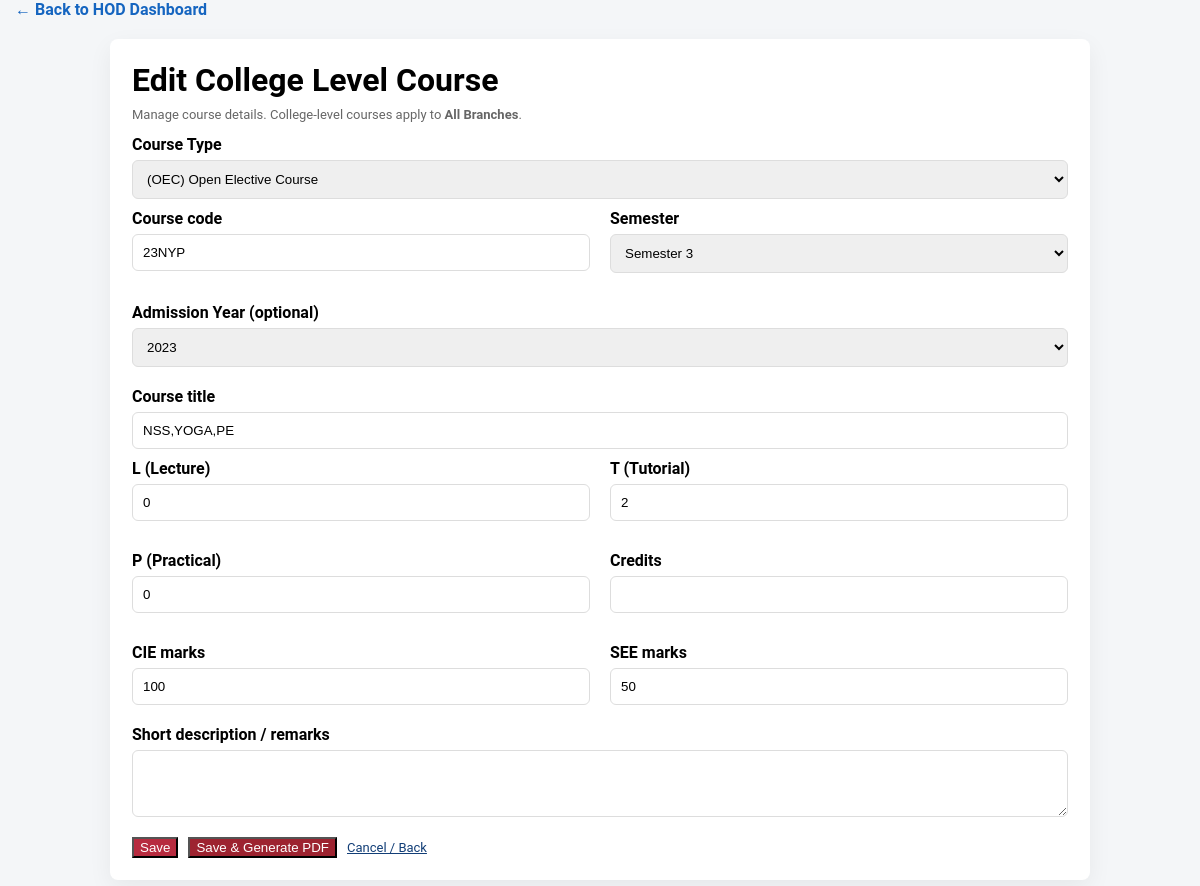
Screenshot of /academics/dean/course/14/edit/ (signed in) with the database file from the repository.
### academics/models.py (models this page shows, shortened)
class CollegeLevelCourse(models.Model):
    department = models.CharField(max_length=100, default="All Branches")
    course_category = models.CharField(max_length=100)
    course_code = models.CharField(max_length=50)
    course_title = models.CharField(max_length=200)
    semester = models.PositiveSmallIntegerField(
        null=True,
        blank=True,
        help_text="Semester number (1-8). Optional."
    )
    admission_year = models.CharField(max_length=8, null=True, blank=True, help_text="Admission year (e.g. 2025). Optional.")
    teaching_hours_L = models.IntegerField(default=0)
    teaching_hours_T = models.IntegerField(default=0)
    teaching_hours_P = models.IntegerField(default=0)
    cie_marks = models.IntegerField(default=50)
    see_marks = models.IntegerField(default=50)
    credits = models.DecimalField(max_digits=4, decimal_places=1, default=Decimal("0.0"))
    optional_branch = models.CharField(max_length=20, blank=True, null=True)
    branch = models.ForeignKey('Branch', on_delete=models.SET_NULL, null=True, blank=True)
    syllabus_pdf = models.FileField(upload_to='syllabus_pdfs/', null=True, blank=True)
    description = models.TextField(blank=True, null=True)
    added_by = models.ForeignKey(settings.AUTH_USER_MODEL, on_delete=models.SET_NULL, null=True, blank=True)
    created_on = models.DateTimeField(auto_now_add=True)
    is_deleted = models.BooleanField(default=False)
    deleted_at = models.DateTimeField(null=True, blank=True)
    class Meta:
        ordering = ['course_code', 'course_title']

### academics/views.py (the view, shortened to what this page needs)
# urls.py: path("dean/course/<int:pk>/edit/", views.edit_college_level_course, name="edit_college_level_course"),
@login_required
def edit_college_level_course(request, pk):
    course = get_object_or_404(CollegeLevelCourse, pk=pk)
    return render(request, "academics/add_college_level_course.html", {"course": course, "editing": True, "admission_years": [str(y) for y in range(2018, 2031)]})

### academics/templates/academics/add_college_level_course.html (shortened to what this page needs)
{% extends "base.html" %}
{% load static %}
{% block content %}
<div class="card">
  <h1 style="margin: 0 0 8px">{% if editing %}Edit{% else %}Add{% endif %} College Level Course</h1>
  <p class="small">Manage course details. College-level courses apply to <strong>All Branches</strong>.</p>
  <form method="post" action="">
    <label for="id_course_type">Course Type</label>
    <select id="id_course_type" name="course_type" required>
      <option value="OEC" {% if course.course_category == 'OEC' %}selected{% endif %}>(OEC) Open Elective Course</option>
    </select>
    <div class="row">
      <div class="col-2">
        <label for="id_code">Course code</label>
        <input id="id_code" name="code" type="text" value="{{ course.course_code|default:'' }}" required>
      </div>
      <div class="col-2">
        <label for="id_semester">Semester</label>
        <select id="id_semester" name="semester">
          {% for i in "12345678"|make_list %}
            <option value="{{ i }}" {% if course.semester|stringformat:"s" == i|stringformat:"s" %}selected{% endif %}>Semester {{ i }}</option>
          {% endfor %}
        </select>
      </div>
    </div>
    <div class="row">
      <div class="col-2">
        <label for="id_admission_year">Admission Year (optional)</label>
        <select id="id_admission_year" name="admission_year">
          {% for y in admission_years %}
            <option value="{{ y }}" {% if course.admission_year|stringformat:"s" == y|stringformat:"s" %}selected{% endif %}>{{ y }}</option>
          {% endfor %}
        </select>
      </div>
    </div>
    <label for="id_title">Course title</label>
    <input id="id_title" name="title" type="text" value="{{ course.course_title|default:'' }}" required>
    <div class="row">
      <div class="col-2">
        <label for="id_l">L (Lecture)</label>
        <input id="id_l" name="l" type="number" min="0" value="{{ course.teaching_hours_L|default:0 }}">
      </div>
      <div class="col-2">
        <label for="id_t">T (Tutorial)</label>
        <input id="id_t" name="t" type="number" min="0" value="{{ course.teaching_hours_T|default:0 }}">
      </div>
    </div>
    <div class="row">
      <div class="col-2">
        <label for="id_p">P (Practical)</label>
        <input id="id_p" name="p" type="number" min="0" value="{{ course.teaching_hours_P|default:0 }}">
      </div>
      <div class="col-2">
        <label for="id_credits">Credits</label>
        <input id="id_credits" name="credits" type="number" min="0" step="0.5" value="{{ course.credits|default:'' }}" required>
      </div>
    </div>
    <div class="row">
      <div class="col-2">
        <label for="id_cie">CIE marks</label>
        <input id="id_cie" name="cie_marks" type="text" value="{{ course.cie_marks|default:50 }}">
      </div>
      <div class="col-2">
        <label for="id_see">SEE marks</label>
        <input id="id_see" name="see_marks" type="text" value="{{ course.see_marks|default:50 }}">
      </div>
    </div>
    <label for="id_description">Short description / remarks</label>
    <textarea id="id_description" name="description" rows="3">{{ course.description|default:'' }}</textarea>
    <div class="actions">
      <button class="btn btn-save" type="submit" name="action" value="save">Save</button>
      <button class="btn btn-gen" type="submit" name="action" value="generate">Save & Generate PDF</button>
      <a class="link" href="{% url 'academics:dean_dashboard' %}">Cancel / Back</a>
    </div>
  </form>
</div>
{% endblock %}

### templates/base.html (style rules this page uses)
* { box-sizing: border-box; }
body { margin: 0; font-family: 'Roboto', Arial, sans-serif; background: #f4f6f8; }

### academics/templates/academics/add_college_level_course.html (style rules this page uses)
.card { max-width: 980px; margin: 20px auto; background: #fff; padding: 22px; border-radius: 8px; box-shadow: 0 8px 24px rgba(0, 0, 0, 0.06); }
label { display: block; margin-top: 10px; font-weight: 600; }
input, select, textarea { width: 100%; padding: 10px; border: 1px solid #ddd; border-radius: 6px; margin-top: 6px; box-sizing: border-box; }
.row { display: flex; gap: 20px; flex-wrap: wrap; margin-bottom: 20px; }
.col-2 { flex: 1 1 48%; }
.small { font-size: 13px; color: #666; margin-top: 4px; display: block; }
.actions { margin-top: 16px; display: flex; gap: 10px; align-items: center; }
.btn-save { background: #b72b3f; color: #fff; }
.btn-gen { background: #9d2330; color: #fff; }
.link { color: #123e77; text-decoration: underline; font-size: 13px; }

### rows the page displays
CollegeLevelCourse: course_type "(OEC) Open Elective Course", code "23NYP", semester "Semester 3", admission_year "2023", title "NSS,YOGA,PE", l "0", t "2", p "0", cie_marks "100", see_marks "50"
